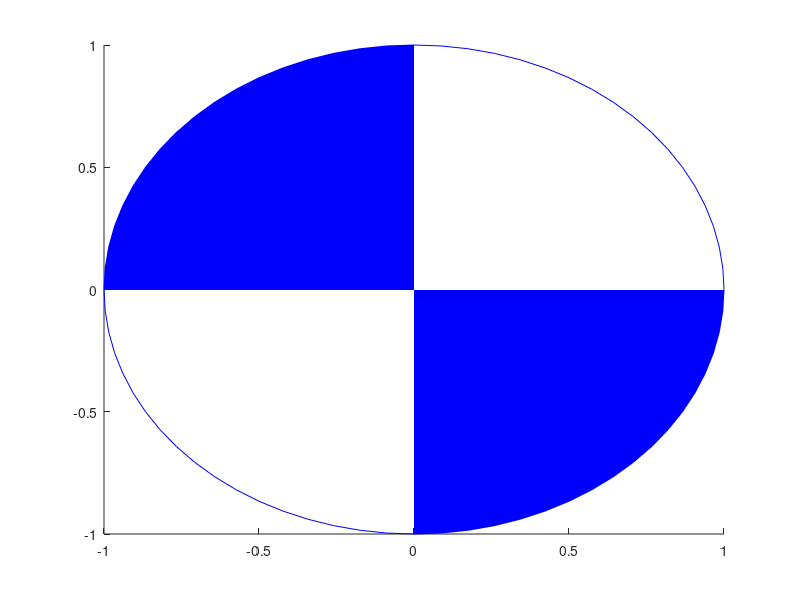

Reproduce this figure in MATLAB. (Note: this script raises an error after producing the figure.)

function [ h ] = plot_cm(O, r, veclen, theta, col, no_vec, no_head)

% function [ h ] = plot_cm(O, r, veclen, theta, col, no_vec, no_head)
%
% plot a CM marker
%  O       - position of CM wrt Matlab axes
%  r       - radius of symbol
%  veclen  - length of arrows - starting at r
%  theta   - rotation wrt coordinate system [deg]
%  col     - color
%  no_vec  - disable vectors
%  no_head - disable vector heads

% Copyright 2008-2023 by Vtech CMCC.
%
% Licensed under Apache License v2.0.  See the file "LICENSE.txt" for more information.

if (nargin<1 | isempty(O))
   O = [0; 0];
end
if (size(O,2)>size(O,1))
   O = O';
end
if (nargin<2 | isempty(r))
   r = 1;
end
if (nargin<3 | isempty(veclen))
   veclen = 2*r;
end
if (nargin<4 | isempty(theta))
   theta = 0;
end
if (nargin<5 | isempty(col))
   col = 'b';
end
if (nargin<6 | isempty(no_vec))
   no_vec = 0;
end
if (nargin<7 | isempty(no_head))
   no_head = 0;
end

if (isnumeric(col) & length(col)==1)
   col = matlab_color(col);
end
if (no_head)
   scl_head = 0.001;
else
   scl_head = 1;
end

h = zeros(7,1);

hold on;

% put circle at origin O

th = [0:5:360]*pi/180;
sn = sin(th); cs=cos(th);
h(1) = plot(O(1)+r*cs, O(2)+r*sn,'-','color',col);

% put filled quarter circles in 2nd & 4th quadrants

th = (theta + [90:5:180])*pi/180;
sn = sin(th); cs=cos(th);
h(2) = fill(O(1)+[0,r*cs,0], O(2)+[0,r*sn,0], col, 'edgecolor','none');

th = (theta + [270:5:360])*pi/180;
sn = sin(th); cs=cos(th);
h(3) = fill(O(1)+[0,r*cs,0], O(2)+[0,r*sn,0], col, 'edgecolor','none');


if (~no_vec)
   % plot x-axis

   n = [ cos(theta*pi/180); sin(theta*pi/180)];
   O1 = O + r*n;
   h(4:5) = plot_arrow(O1, veclen*n, col, scl_head);

   % plot y-axis

   t = [ -n(2) ; n(1) ];
   O2 = O + r*t;
   h(6:7) = plot_arrow(O2, veclen*t, col, scl_head);
end

